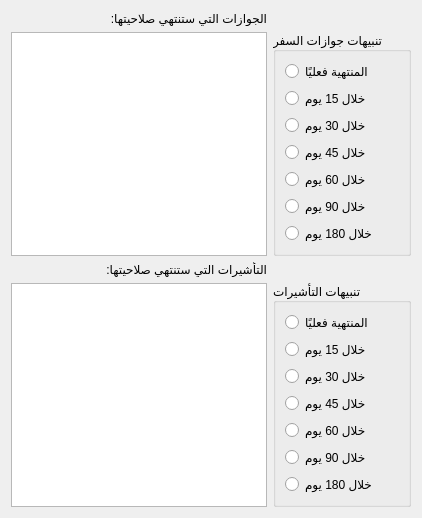
             <widget class="QWidget" name="page">
              <layout class="QVBoxLayout" name="verticalLayout_7">
               <item>
                <layout class="QGridLayout" name="gridLayout_3">
                 <item row="4" column="0">
                  <widget class="QTableWidget" name="table_visas">
                   <property name="editTriggers">
                    <set>QAbstractItemView::NoEditTriggers</set>
                   </property>
                  </widget>
                 </item>
                 <item row="3" column="0">
                  <widget class="QLabel" name="label_visas">
                   <property name="text">
                    <string>التأشيرات التي ستنتهي صلاحيتها:</string>
                   </property>
                  </widget>
                 </item>
                 <item row="1" column="0">
                  <widget class="QTableWidget" name="table_passports">
                   <property name="editTriggers">
                    <set>QAbstractItemView::NoEditTriggers</set>
                   </property>
                  </widget>
                 </item>
                 <item row="0" column="0">
                  <widget class="QLabel" name="label_passports">
                   <property name="text">
                    <string>الجوازات التي ستنتهي صلاحيتها:</string>
                   </property>
                  </widget>
                 </item>
                 <item row="4" column="1">
                  <widget class="QGroupBox" name="groupVisas">
                   <property name="title">
                    <string>تنبيهات التأشيرات</string>
                   </property>
                   <layout class="QVBoxLayout" name="verticalLayout_4">
                    <item>
                     <widget class="QRadioButton" name="rb_visa_expired">
                      <property name="text">
                       <string>المنتهية فعليًا</string>
                      </property>
                     </widget>
                    </item>
                    <item>
                     <widget class="QRadioButton" name="rb_visa_15">
                      <property name="text">
                       <string>خلال 15 يوم</string>
                      </property>
                     </widget>
                    </item>
                    <item>
                     <widget class="QRadioButton" name="rb_visa_30">
                      <property name="text">
                       <string>خلال 30 يوم</string>
                      </property>
                     </widget>
                    </item>
                    <item>
                     <widget class="QRadioButton" name="rb_visa_45">
                      <property name="text">
                       <string>خلال 45 يوم</string>
                      </property>
                     </widget>
                    </item>
                    <item>
                     <widget class="QRadioButton" name="rb_visa_60">
                      <property name="text">
                       <string>خلال 60 يوم</string>
                      </property>
                     </widget>
                    </item>
                    <item>
                     <widget class="QRadioButton" name="rb_visa_90">
                      <property name="text">
                       <string>خلال 90 يوم</string>
                      </property>
                     </widget>
                    </item>
                    <item>
                     <widget class="QRadioButton" name="rb_visa_180">
                      <property name="text">
                       <string>خلال 180 يوم</string>
                      </property>
                     </widget>
                    </item>
                   </layout>
                  </widget>
                 </item>
                 <item row="1" column="1">
                  <widget class="QGroupBox" name="groupPassports">
                   <property name="title">
                    <string>تنبيهات جوازات السفر</string>
                   </property>
                   <layout class="QVBoxLayout" name="verticalLayout_6">
                    <item>
                     <widget class="QRadioButton" name="rb_pass_expired">
                      <property name="text">
                       <string>المنتهية فعليًا</string>
                      </property>
                     </widget>
                    </item>
                    <item>
                     <widget class="QRadioButton" name="rb_pass_15">
                      <property name="text">
                       <string>خلال 15 يوم</string>
                      </property>
                     </widget>
                    </item>
                    <item>
                     <widget class="QRadioButton" name="rb_pass_30">
                      <property name="text">
                       <string>خلال 30 يوم</string>
                      </property>
                     </widget>
                    </item>
                    <item>
                     <widget class="QRadioButton" name="rb_pass_45">
                      <property name="text">
                       <string>خلال 45 يوم</string>
                      </property>
                     </widget>
                    </item>
                    <item>
                     <widget class="QRadioButton" name="rb_pass_60">
                      <property name="text">
                       <string>خلال 60 يوم</string>
                      </property>
                     </widget>
                    </item>
                    <item>
                     <widget class="QRadioButton" name="rb_pass_90">
                      <property name="text">
                       <string>خلال 90 يوم</string>
                      </property>
                     </widget>
                    </item>
                    <item>
                     <widget class="QRadioButton" name="rb_pass_180">
                      <property name="text">
                       <string>خلال 180 يوم</string>
                      </property>
                     </widget>
                    </item>
                   </layout>
                  </widget>
                 </item>
                </layout>
               </item>
              </layout>
             </widget>
